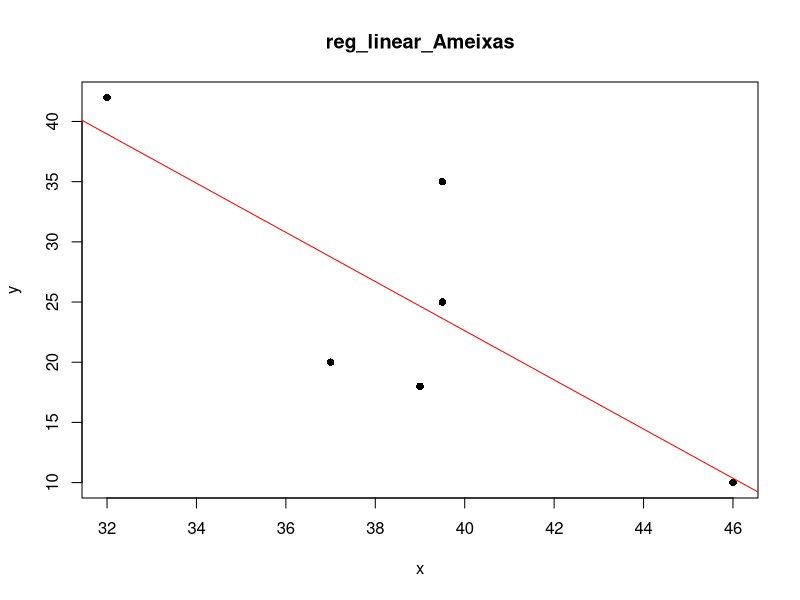
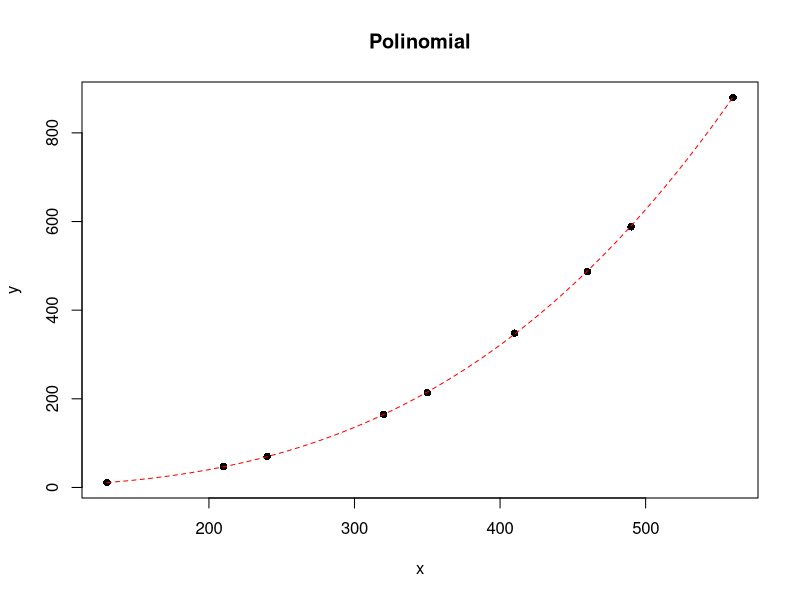
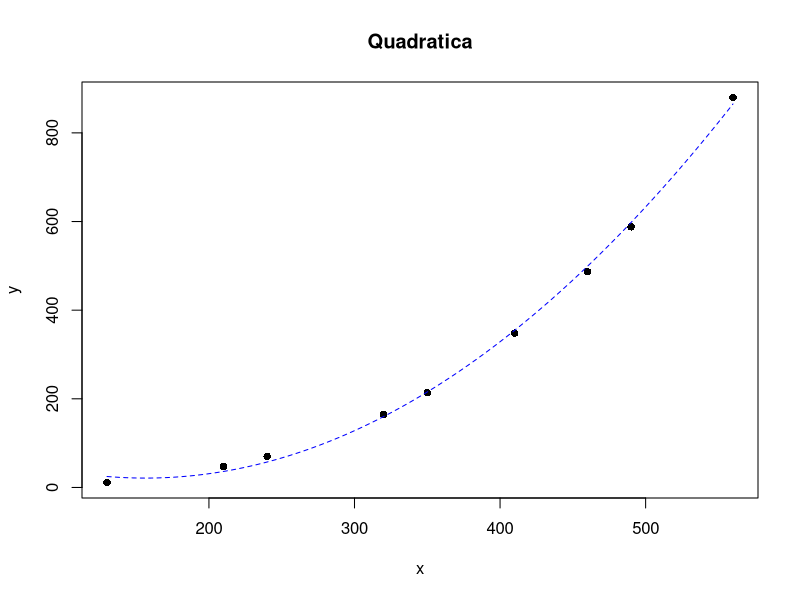
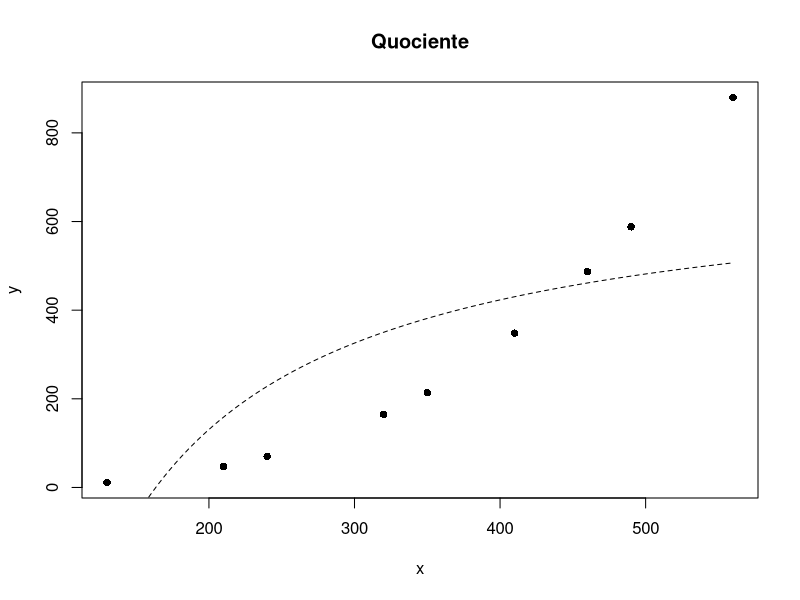
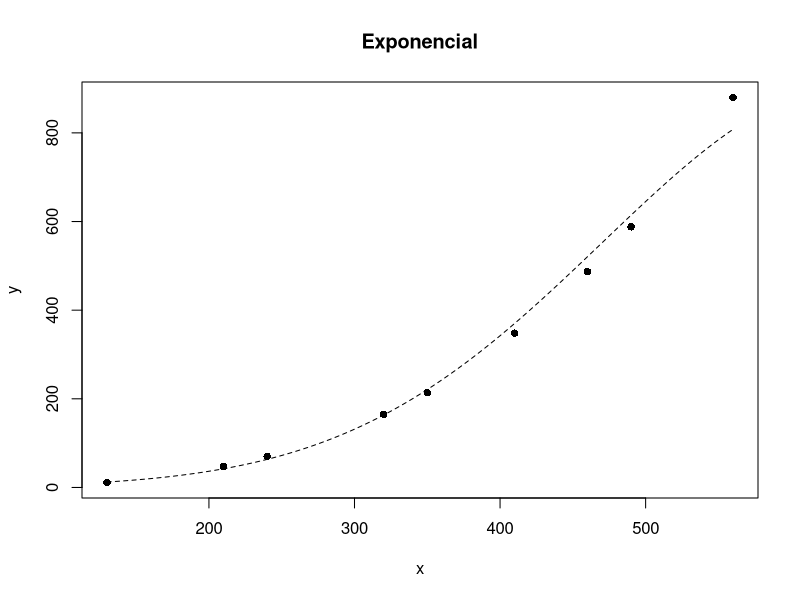
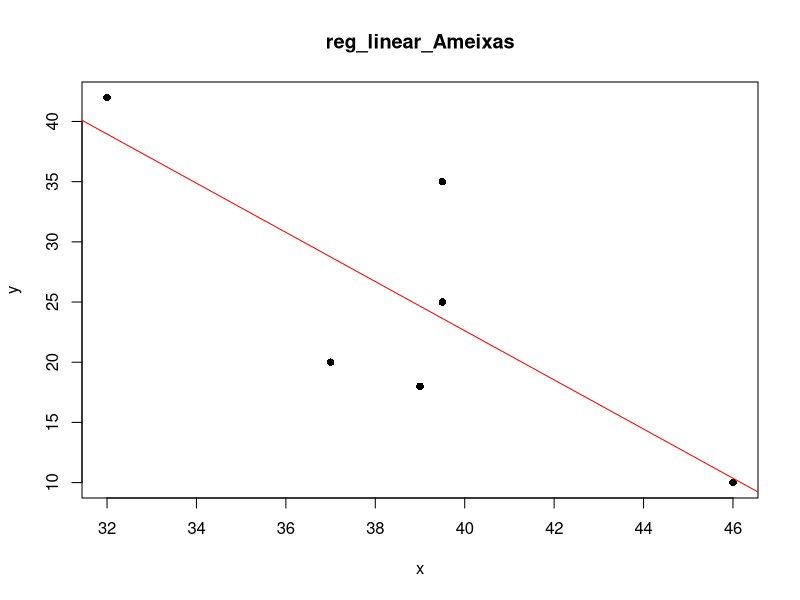
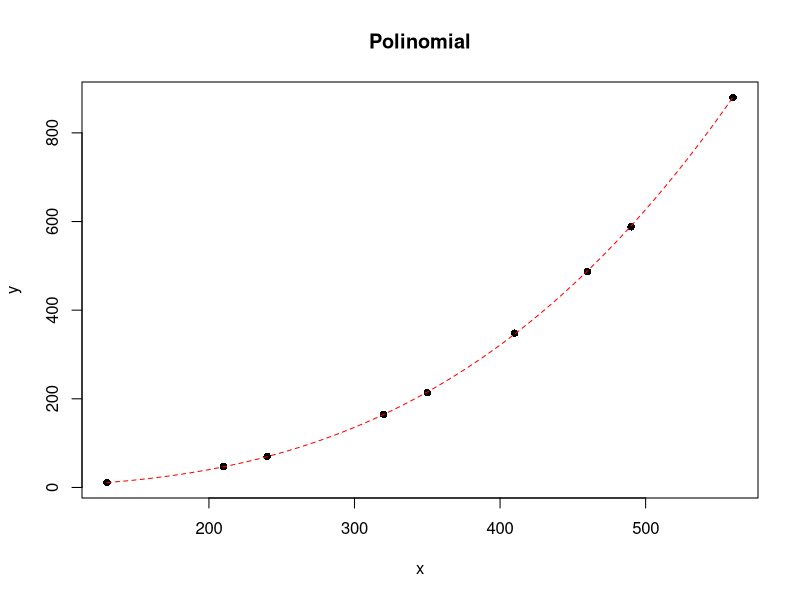
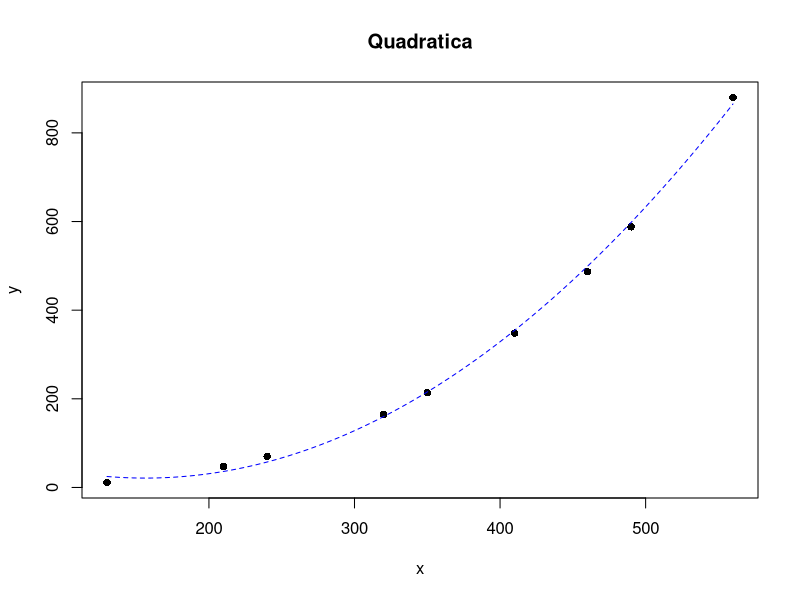

Source code (R) for these figures, in order:
#Regressão Linear Simples 
x = c(32,39,39.5,37,39.5,46)
y = c(42,18,25,20,35,10)
plot(x,y,pch=16,main='reg_linear_Ameixas',col='black')
abline(lm(y~x),col='red')
summary(lm(y~x))

#Regressão não Linear
# 1 - função polinomial = a*x^b
x = c(130,210,240,320,350,410,460,490,560)
y = c(11,47,70,165,214,348,487,588,880)
plot(x,y,main='Polinomial',pch=16)
novox = log(x)
novoy = log(y)
summary(lm(novoy~novox))
a =-12.174815
b =2.995482
novoa = exp(a)
fmod = function(novox) {novoa*novox^b}
curve(fmod,add=TRUE,lty=2,col='red')

#2 - função quadratica = a + bx + cx^2
x = c(130,210,240,320,350,410,460,490,560)
y = c(11,47,70,165,214,348,487,588,880)
plot(x,y,main='Quadratica',pch=16)
novox = I(x^2)
summary(lm(y~(x+novox)))
a = 1.477e+02
b = -1.619e+00
c = 5.179e-03
fmod = function(x) {a + b*x + c*(I(x^2))}
curve(fmod,add=TRUE,lty=2,col='blue')

#3 - função quociente = a + b(1/x)
x = c(130,210,240,320,350,410,460,490,560)
y = c(11,47,70,165,214,348,487,588,880)
plot(x,y,main='Quociente',pch=16)
novox = I(1/x)
summary(lm(y~novox))
a = 715.6
b = -116963.7
fmod = function(x) {a + b*(I(1/x))}
curve(fmod,add=TRUE,lty=2)

#4 - função exponencial = a * exp^bx + cx^2
x = c(130,210,240,320,350,410,460,490,560)
y = c(11,47,70,165,214,348,487,588,880)
plot(x,y,main='Exponencial',pch=16)
novox = I(x^2)
novoy = log(y)
summary(lm(novoy~(x+novox)))
a = 6.933e-02
b = 2.088e-02
c = -1.616e-05
novoa = exp(a)
fmod = function(x) {novoa*exp(b*x+c*I(x^2))}
curve(fmod,add=TRUE,lty=2)

#Regressão Mutipla
y = c(98,94,119,109,88,105,99,123,97,96,102,135,89,71,78,100,95,99,94,93)
x = c(3.4,3.5,3.8,3.7,3.6,3.7,3.2,4.3,3.1,3.6,3.4,4.4,3.3,3.5,3.1,3.5,3.4,3.5,3.4,3.3)
summary(lm(y~x))
var = coef(lm(y~x))
var

y = c(98,94,119,109,88,105,99,123,97,96,102,135,89,71,78,100,95,99,94,93)
x2 = c(28,35,44,40,30,35,26,44,35,33,36,46,35,23,25,37,36,38,30,27)
x1 = c(3.4,3.5,3.8,3.7,3.6,3.7,3.2,4.3,3.1,3.6,3.4,4.4,3.3,3.5,3.1,3.5,3.4,3.5,3.4,3.3)
summary(lm(y~x1+x2))
var = coef(lm(y~x1+x2))
var#Regressão Linear Simples 
x = c(32,39,39.5,37,39.5,46)
y = c(42,18,25,20,35,10)
plot(x,y,pch=16,main='reg_linear_Ameixas',col='black')
abline(lm(y~x),col='red')
summary(lm(y~x))

#Regressão não Linear
# 1 - função polinomial = a*x^b
x = c(130,210,240,320,350,410,460,490,560)
y = c(11,47,70,165,214,348,487,588,880)
plot(x,y,main='Polinomial',pch=16)
novox = log(x)
novoy = log(y)
summary(lm(novoy~novox))
a =-12.174815
b =2.995482
novoa = exp(a)
fmod = function(novox) {novoa*novox^b}
curve(fmod,add=TRUE,lty=2,col='red')

#2 - função quadratica = a + bx + cx^2
x = c(130,210,240,320,350,410,460,490,560)
y = c(11,47,70,165,214,348,487,588,880)
plot(x,y,main='Quadratica',pch=16)
novox = I(x^2)
summary(lm(y~(x+novox)))
a = 1.477e+02
b = -1.619e+00
c = 5.179e-03
fmod = function(x) {a + b*x + c*(I(x^2))}
curve(fmod,add=TRUE,lty=2,col='blue')

#3 - função quociente = a + b(1/x)
x = c(130,210,240,320,350,410,460,490,560)
y = c(11,47,70,165,214,348,487,588,880)
plot(x,y,main='Quociente',pch=16)
novox = I(1/x)
summary(lm(y~novox))
a = 715.6
b = -116963.7
fmod = function(x) {a + b*(I(1/x))}
curve(fmod,add=TRUE,lty=2)

#4 - função exponencial = a * exp^bx + cx^2
x = c(130,210,240,320,350,410,460,490,560)
y = c(11,47,70,165,214,348,487,588,880)
plot(x,y,main='Exponencial',pch=16)
novox = I(x^2)
novoy = log(y)
summary(lm(novoy~(x+novox)))
a = 6.933e-02
b = 2.088e-02
c = -1.616e-05
novoa = exp(a)
fmod = function(x) {novoa*exp(b*x+c*I(x^2))}
curve(fmod,add=TRUE,lty=2)

#Regressão Mutipla
y = c(98,94,119,109,88,105,99,123,97,96,102,135,89,71,78,100,95,99,94,93)
x = c(3.4,3.5,3.8,3.7,3.6,3.7,3.2,4.3,3.1,3.6,3.4,4.4,3.3,3.5,3.1,3.5,3.4,3.5,3.4,3.3)
summary(lm(y~x))
var = coef(lm(y~x))
var

y = c(98,94,119,109,88,105,99,123,97,96,102,135,89,71,78,100,95,99,94,93)
x2 = c(28,35,44,40,30,35,26,44,35,33,36,46,35,23,25,37,36,38,30,27)
x1 = c(3.4,3.5,3.8,3.7,3.6,3.7,3.2,4.3,3.1,3.6,3.4,4.4,3.3,3.5,3.1,3.5,3.4,3.5,3.4,3.3)
summary(lm(y~x1+x2))
var = coef(lm(y~x1+x2))
var